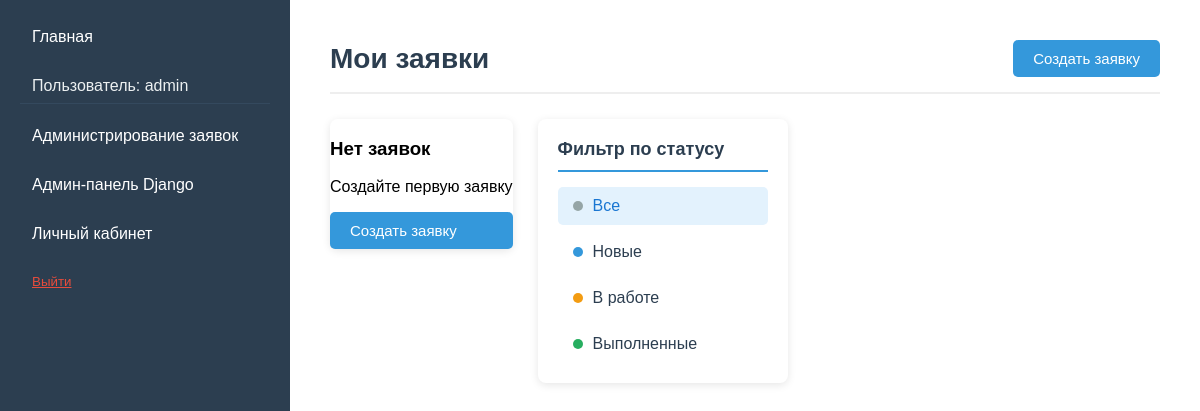
/catalog/my-applications/ (signed in), run on an earlier commit of the app's database.
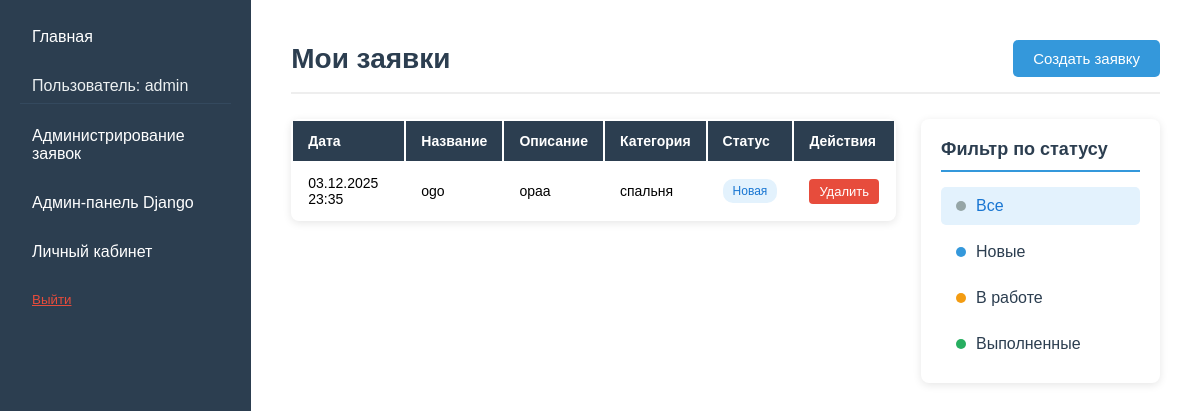
And on a later commit of the database.
### catalog/models.py (models this page shows, shortened)
class Application(models.Model):
    STATUS_CHOICES = [
        ('new', 'Новая'),
        ('in_progress', 'Принято в работу'),
        ('completed', 'Выполнено'),
    ]
    user = models.ForeignKey(User, on_delete=models.CASCADE, verbose_name='Пользователь')
    title = models.CharField(max_length=200, verbose_name='Название')
    description = models.TextField(verbose_name='Описание')
    category = models.ForeignKey(Category, on_delete=models.CASCADE, verbose_name='Категория')
    status = models.CharField(
        max_length=20,
        choices=STATUS_CHOICES,
        default='new',
        verbose_name='Статус'
    )
    created_at = models.DateTimeField(auto_now_add=True, verbose_name='Временная метка')
    admin_comment = models.TextField(verbose_name='Комментарий администратора', blank=True, null=True)
    class Meta:
        ordering = ['-created_at']
        verbose_name = 'Заявка'
        verbose_name_plural = 'Заявки'
    def can_be_deleted(self):
        return self.status in ['new']

class Category(models.Model):
    name = models.CharField(max_length=200, help_text="Введите категорию дизайна")

### catalog/views.py (the view)
# urls.py: path('my-applications/', views.my_applications, name='my_applications'),
@login_required
def my_applications(request):
    applications = Application.objects.filter(user=request.user)
    status_filter = request.GET.get('status')
    if status_filter:
        applications = applications.filter(status=status_filter)
    context = {
        'applications': applications,
        'status_filter': status_filter,
    }
    return render(request, 'catalog/my_applications.html', context)

### templates/catalog/my_applications.html (shortened to what this page needs)
{% extends "base_generic.html" %}
{% block content %}
<div class="applications-page">
    <div class="header-section">
        <h1>Мои заявки</h1>
        <a href="{% url 'create_application' %}" class="create-btn">
            Создать заявку
        </a>
    </div>
    <div class="content-wrapper">
        <div class="table-container">
            {% if applications %}
            <table>
                <thead>
                    <tr>
                        <th>Дата</th>
                        <th>Название</th>
                        <th>Описание</th>
                        <th>Категория</th>
                        <th>Статус</th>
                        <th>Действия</th>
                    </tr>
                </thead>
                <tbody>
                    {% for app in applications %}
                    <tr>
                        <td>{{ app.created_at|date:"d.m.Y H:i" }}</td>
                        <td>{{ app.title }}</td>
                        <td>{{ app.description|truncatechars:50 }}</td>
                        <td>{{ app.category.name }}</td>
                        <td>
                            <span class="status {{ app.status }}">
                                {{ app.get_status_display }}
                            </span>
                        </td>
                        <td>
                            {% if app.can_be_deleted %}
                            <a href="{% url 'delete_application' app.pk %}" class="delete-btn"
                               onclick="return confirm('Удалить заявку?')">
                                Удалить
                            </a>
                            {% else %}
                            <span class="no-delete">—</span>
                            {% endif %}
                        </td>
                    </tr>
                    {% endfor %}
                </tbody>
            </table>
            {% else %}
            <div class="no-applications">
                <h3>Нет заявок</h3>
                <p>Создайте первую заявку</p>
                <a href="{% url 'create_application' %}" class="create-btn">Создать заявку</a>
            </div>
            {% endif %}
        </div>
        <div class="filter-panel">
            <div class="filter-card">
                <h3>Фильтр по статусу</h3>
                <div class="filters">
                    <a href="{% url 'my_applications' %}" class="filter {% if not status_filter %}active{% endif %}">
                        <span class="dot"></span> Все
                    </a>
                    <a href="{% url 'my_applications' %}?status=new" class="filter {% if status_filter == 'new' %}active{% endif %}">
                        <span class="dot blue"></span> Новые
                    </a>
                    <a href="{% url 'my_applications' %}?status=in_progress" class="filter {% if status_filter == 'in_progress' %}active{% endif %}">
                        <span class="dot orange"></span> В работе
                    </a>
                    <a href="{% url 'my_applications' %}?status=completed" class="filter {% if status_filter == 'completed' %}active{% endif %}">
                        <span class="dot green"></span> Выполненные
                    </a>
                </div>
            </div>
        </div>
    </div>
</div>
{% endblock %}

### templates/base_generic.html (shortened to what this page needs)
<!DOCTYPE html>
<html lang="ru">
<head>
    {% load static %}
</head>
<body>
    <div class="container">
        <div class="sidebar">
            {% block sidebar %}
            <ul class="sidebar-nav">
                <li><a href="{% url 'index' %}">Главная</a></li>
                {% if user.is_authenticated %}
                    <li class="user-info">Пользователь: {{ user.get_username }}</li>
                    {% if user.is_staff %}
                        <li><a href="{% url 'admin_application_list' %}">Администрирование заявок</a></li>
                        <li><a href="/superadmin/">Админ-панель Django</a></li>
                    {% endif %}
                    <li><a href="{% url 'profile' %}">Личный кабинет</a></li>
                    <li>
                        <form method="post" action="{% url 'logout' %}">
                            <button type="submit" class="logout-btn">
                                Выйти
                            </button>
                        </form>
                    </li>
                {% else %}
                    <li><a href="{% url 'login' %}">Войти</a></li>
                    <li><a href="{% url 'register' %}">Регистрация</a></li>
                {% endif %}
            </ul>
            {% endblock %}
        </div>
        <div class="content">
            {% block content %}{% endblock %}
        </div>
    </div>
</body>
</html>

### templates/base_generic.html (style rules this page uses)
body { font-family: Arial, sans-serif; margin: 0; padding: 0; background-color: #f5f5f5; }
.container { display: flex; min-height: 100vh; }
.sidebar { width: 250px; background-color: #2c3e50; color: white; padding: 20px; }
.content { flex: 1; padding: 20px; background-color: white; }
.sidebar-nav { list-style-type: none; padding: 0; margin: 0; }
.sidebar-nav li { margin-bottom: 15px; }
.sidebar-nav a { color: white; text-decoration: none; padding: 8px 12px; display: block; border-radius: 3px; transition: background-color 0.3s; }
.user-info { color: #ecf0f1; padding: 8px 12px; margin-bottom: 15px; border-bottom: 1px solid #34495e; }
.logout-btn { color: #e74c3c; background: none; border: none; padding: 8px 12px; text-decoration: underline; cursor: pointer; border-radius: 3px; width: 100%; text-align: left; }

### templates/catalog/my_applications.html (style rules this page uses)
.applications-page { padding: 20px; max-width: 1400px; margin: 0 auto; }
.header-section { display: flex; justify-content: space-between; align-items: center; margin-bottom: 25px; padding-bottom: 15px; border-bottom: 2px solid #eee; }
.header-section h1 { margin: 0; color: #2c3e50; font-size: 28px; }
.create-btn { display: flex; align-items: center; gap: 8px; padding: 10px 20px; background: #3498db; color: white; text-decoration: none; border-radius: 5px; font-size: 15px; }
.content-wrapper { display: flex; gap: 25px; align-items: flex-start; }
.table-container { border-radius: 8px; box-shadow: 0 2px 8px rgba(0,0,0,0.1); }
table { width: 100%; font-size: 14px; }
table th { background: #2c3e50; color: white; padding: 12px 15px; text-align: left; font-weight: 600; }
table td { padding: 12px 15px; }
.status { padding: 5px 10px; border-radius: 10px; font-size: 12px; font-weight: 500; display: inline-block; }
.status.new { background: #e3f2fd; color: #1976d2; }
.delete-btn { background: #e74c3c; color: white; padding: 5px 10px; border-radius: 4px; text-decoration: none; font-size: 13px; }
.filter-panel { width: 250px; }
.filter-card { background: white; border-radius: 8px; padding: 20px; box-shadow: 0 2px 8px rgba(0,0,0,0.1); }
.filter-card h3 { margin: 0 0 15px; color: #2c3e50; font-size: 18px; padding-bottom: 10px; border-bottom: 2px solid #3498db; }
.filters { display: flex; flex-direction: column; gap: 8px; }
.filter { display: flex; align-items: center; gap: 10px; padding: 10px 15px; color: #2c3e50; text-decoration: none; border-radius: 5px; transition: 0.2s; }
.filter.active { background: #e3f2fd; color: #1976d2; font-weight: 500; }
.dot { width: 10px; height: 10px; border-radius: 50%; background: #95a5a6; }
.dot.blue { background: #3498db; }
.dot.orange { background: #f39c12; }
.dot.green { background: #27ae60; }

What changed in the data, as far as the page shows it:
added Application: created_at "03.12.2025 23:35", title "ogo", description "opaa", category.name "спальня", status "Новая", shows "Удалить"
Also different on the page:
text no longer shown: "Нет заявок Создайте первую заявку Создать заявку"
text now shown: "Дата Название Описание Категория Статус Действия"
